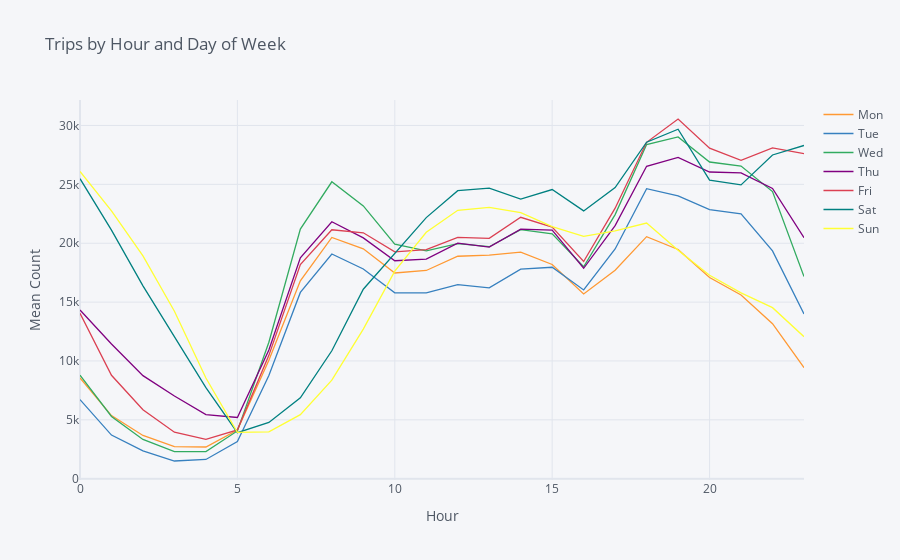

Notebook code cell kept with this figure:
### Code cell
dow_dict = {0:'Mon',1:'Tue',2:'Wed',3:'Thu',4:'Fri',5:'Sat',6:'Sun'}
df.groupby(['hour','dow'])['cnt'].mean().unstack().rename(columns=dow_dict).iplot(
    xTitle='Hour', yTitle='Mean Count', title='Trips by Hour and Day of Week')

### Figure 1 — Plotly figure (JSON) as saved in the notebook; plotly's stock layout.template omitted (floating-point values rounded to 4 significant figures)
{"data": [{"line": {"color": "rgba(255, 153, 51, 1.0)", "dash": "solid", "shape": "linear", "width": 1.3}, "mode": "lines", "name": "Mon", "text": "", "type": "scatter", "x": [0, 1, 2, 3, 4, 5, 6, 7, 8, 9, 10, 11, 12, 13, 14, 15, 16, 17, 18, 19, 20, 21, 22, 23], "y": [8553.0, 5360.0, 3675.0, 2730, 2691.0, 4134.0, 10070.0, 16810.0, 20490.0, 19520.0, 17472, 17690.0, 18900.0, 18992, 19240.0, 18196, 15690.0, 17700.0, 20559, 19470.0, 17094, 15600.0, 13170.0, 9427]}, {"line": {"color": "rgba(55, 128, 191, 1.0)", "dash": "solid", "shape": "linear", "width": 1.3}, "mode": "lines", "name": "Tue", "text": "", "type": "scatter", "x": [0, 1, 2, 3, 4, 5, 6, 7, 8, 9, 10, 11, 12, 13, 14, 15, 16, 17, 18, 19, 20, 21, 22, 23], "y": [6719.0, 3707, 2362.0, 1504, 1634.0, 3159, 8757.0, 15820.0, 19090.0, 17820.0, 15790.0, 15790.0, 16490.0, 16210.0, 17799, 17960.0, 16034, 19510.0, 24640.0, 24012, 22860.0, 22500.0, 19352, 13983]}, {"line": {"color": "rgba(50, 171, 96, 1.0)", "dash": "solid", "shape": "linear", "width": 1.3}, "mode": "lines", "name": "Wed", "text": "", "type": "scatter", "x": [0, 1, 2, 3, 4, 5, 6, 7, 8, 9, 10, 11, 12, 13, 14, 15, 16, 17, 18, 19, 20, 21, 22, 23], "y": [8787, 5283.0, 3338.0, 2307, 2297.0, 4058.0, 11587, 21200.0, 25219, 23170.0, 19930.0, 19350.0, 19970.0, 19710.0, 21160.0, 20800.0, 18000.0, 22430.0, 28380.0, 29020.0, 26900.0, 26550.0, 24380.0, 17170.0]}, {"line": {"color": "rgba(128, 0, 128, 1.0)", "dash": "solid", "shape": "linear", "width": 1.3}, "mode": "lines", "name": "Thu", "text": "", "type": "scatter", "x": [0, 1, 2, 3, 4, 5, 6, 7, 8, 9, 10, 11, 12, 13, 14, 15, 16, 17, 18, 19, 20, 21, 22, 23], "y": [14330.0, 11440.0, 8754.0, 7030.0, 5445.0, 5198.0, 10925, 18754, 21822, 20450.0, 18513, 18660.0, 20010.0, 19670.0, 21190.0, 21120.0, 17873, 21490.0, 26537, 27290.0, 26050.0, 25970.0, 24650.0, 20464]}, {"line": {"color": "rgba(219, 64, 82, 1.0)", "dash": "solid", "shape": "linear", "width": 1.3}, "mode": "lines", "name": "Fri", "text": "", "type": "scatter", "x": [0, 1, 2, 3, 4, 5, 6, 7, 8, 9, 10, 11, 12, 13, 14, 15, 16, 17, 18, 19, 20, 21, 22, 23], "y": [14050.0, 8786.0, 5857.0, 3949.0, 3342.0, 4150, 10476, 18190.0, 21140.0, 20890.0, 19260.0, 19460.0, 20500.0, 20420.0, 22210.0, 21370.0, 18450.0, 22980.0, 28569, 30550.0, 28076, 27040.0, 28099, 27606]}, {"line": {"color": "rgba(0, 128, 128, 1.0)", "dash": "solid", "shape": "linear", "width": 1.3}, "mode": "lines", "name": "Sat", "text": "", "type": "scatter", "x": [0, 1, 2, 3, 4, 5, 6, 7, 8, 9, 10, 11, 12, 13, 14, 15, 16, 17, 18, 19, 20, 21, 22, 23], "y": [25490.0, 21120.0, 16382, 12112, 7730.0, 3912.0, 4776.0, 6867.0, 10860.0, 16090.0, 19140.0, 22180.0, 24460.0, 24672, 23750.0, 24560.0, 22746, 24730.0, 28580.0, 29680.0, 25360, 24950.0, 27500.0, 28303]}, {"line": {"color": "rgba(255, 255, 51, 1.0)", "dash": "solid", "shape": "linear", "width": 1.3}, "mode": "lines", "name": "Sun", "text": "", "type": "scatter", "x": [0, 1, 2, 3, 4, 5, 6, 7, 8, 9, 10, 11, 12, 13, 14, 15, 16, 17, 18, 19, 20, 21, 22, 23], "y": [26099, 22750.0, 18918, 14230.0, 8549.0, 3933.0, 3984.0, 5437, 8368.0, 12710.0, 17620.0, 20930.0, 22797, 23040.0, 22600.0, 21411, 20581, 21050.0, 21710.0, 19400.0, 17280.0, 15779, 14530.0, 12060.0]}], "layout": {"legend": {"bgcolor": "#F5F6F9", "font": {"color": "#4D5663"}}, "paper_bgcolor": "#F5F6F9", "plot_bgcolor": "#F5F6F9", "title": {"font": {"color": "#4D5663"}, "text": "Trips by Hour and Day of Week"}, "xaxis": {"gridcolor": "#E1E5ED", "showgrid": true, "tickfont": {"color": "#4D5663"}, "title": {"font": {"color": "#4D5663"}, "text": "Hour"}, "zerolinecolor": "#E1E5ED"}, "yaxis": {"gridcolor": "#E1E5ED", "showgrid": true, "tickfont": {"color": "#4D5663"}, "title": {"font": {"color": "#4D5663"}, "text": "Mean Count"}, "zerolinecolor": "#E1E5ED"}}}
